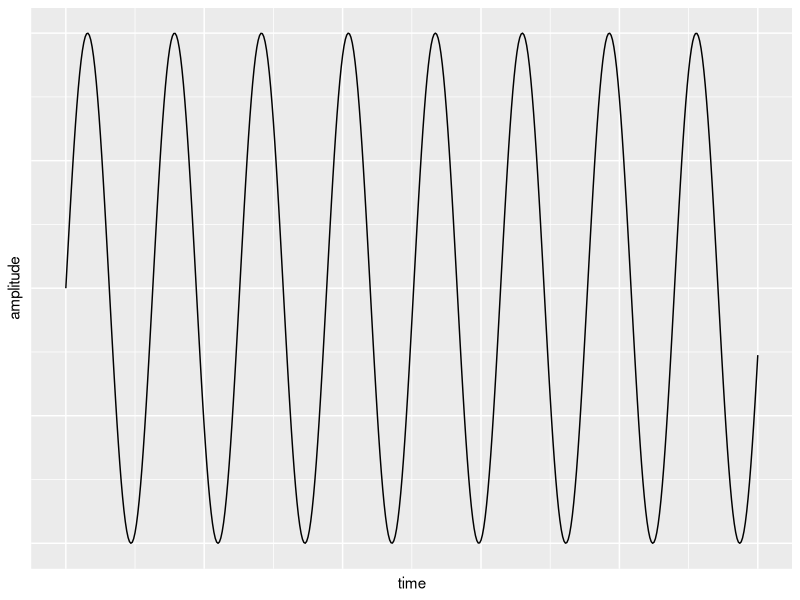
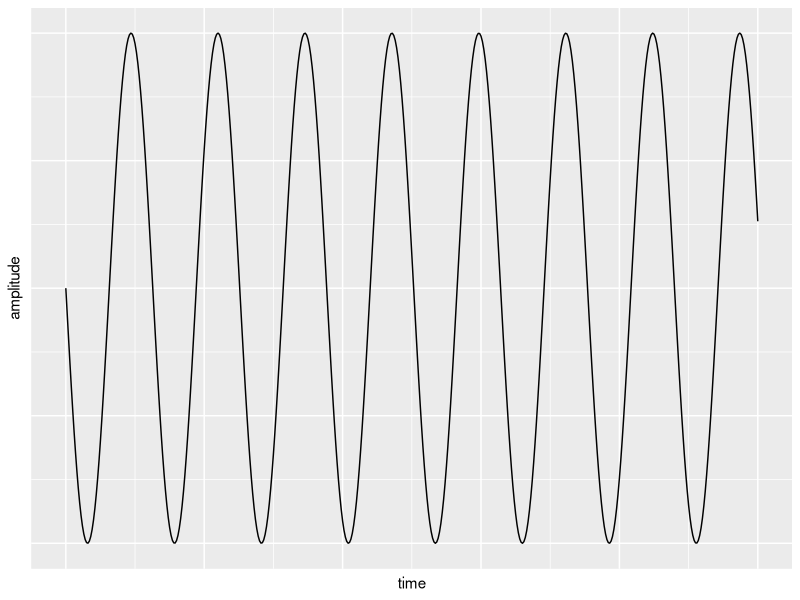
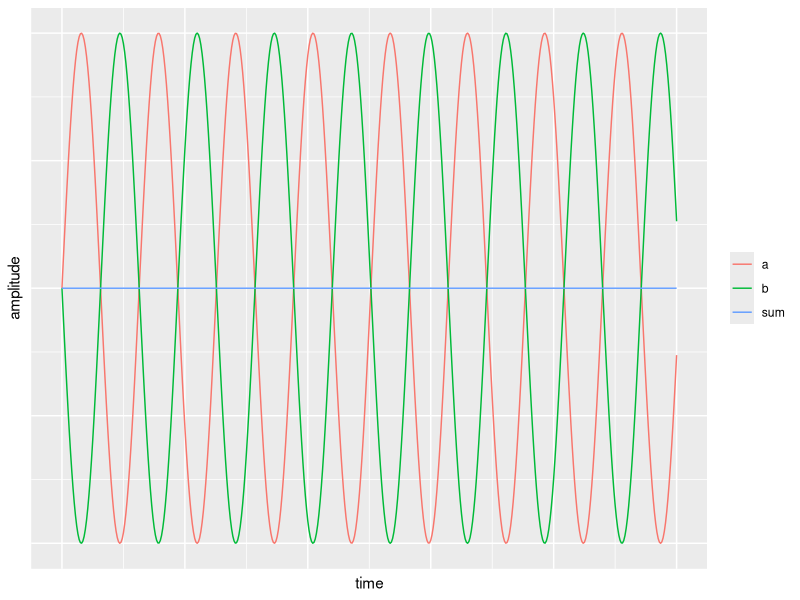

These figures' R source, in order:
## ---- chunk 1
knitr::opts_chunk$set(echo = FALSE)
## ---- chunk 2
library(tibble)
library(ggplot2)
x <- seq(0,50,.1)
tb = tibble(x = x,y = sin(x))
ggplot(tb, aes(x = x, y = y)) +
  geom_line() + xlab("time") +
  ylab("amplitude") +
  theme(axis.ticks = element_blank(),
        axis.text = element_blank())
## ---- chunk 3
library(tibble)
library(ggplot2)
x <- seq(0,50,.1)
tb = tibble(x = x,y = -sin(x))
ggplot(tb, aes(x = x, y = y)) +
  geom_line() +
  xlab("time") +
  ylab("amplitude") +
  theme(axis.ticks = element_blank(),
        axis.text = element_blank())
## ---- chunk 4
library(tibble)
library(ggplot2)
x <- seq(0,50,.1)
tb <- tibble(x = x, y = sin(x), z = factor("a"))
tb <- add_row(tb, x = x, y = -sin(x), z = factor("b"))
tb <- add_row(tb, x = x, y = sin(x)-sin(x), z = factor("sum"))
ggplot(tb, aes(x=x, y=y, color=z)) +
  geom_line() +
  xlab("time") +
  ylab("amplitude") +
  theme(axis.ticks = element_blank(),
        axis.text = element_blank(),
        legend.title = element_blank())
